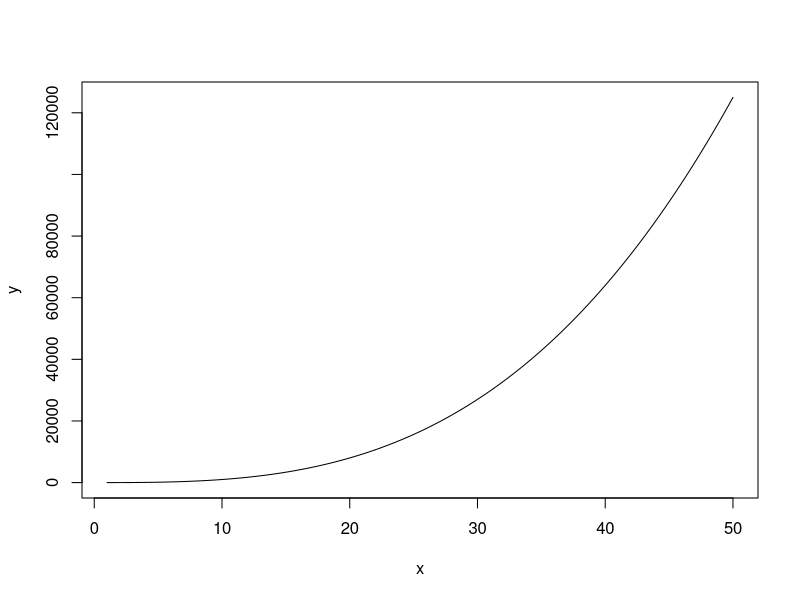
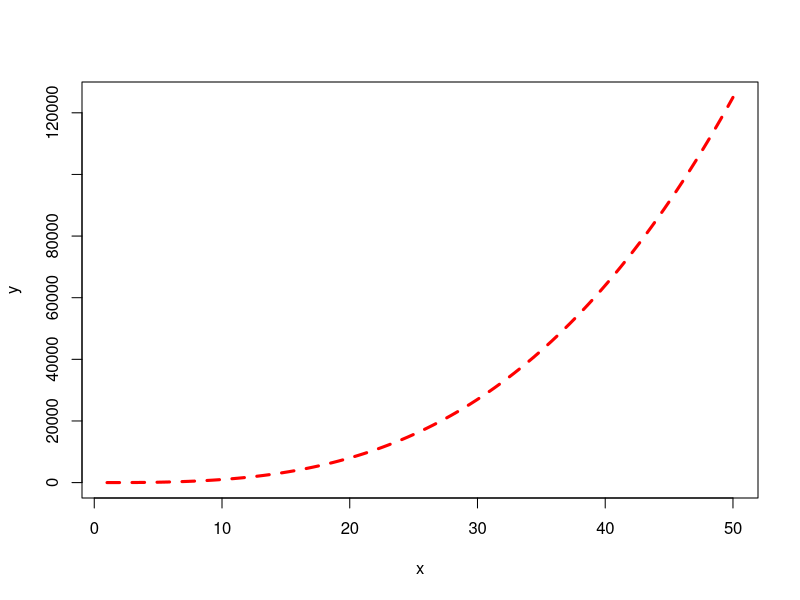
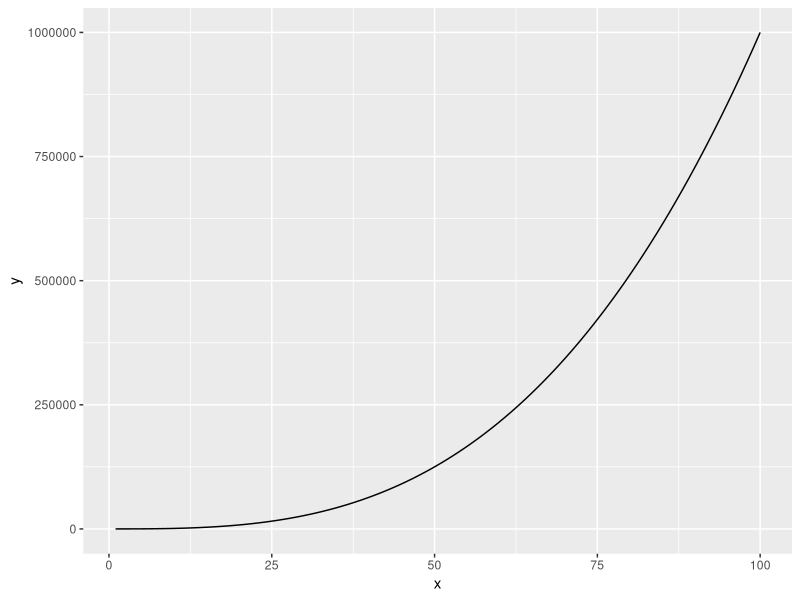
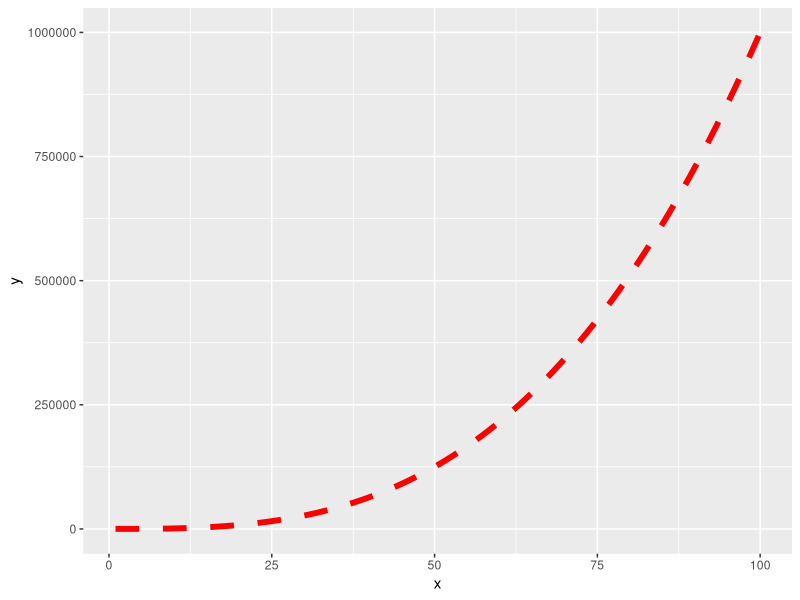

Reproduce these figures in R, in order.
# plot function curve using base R
# plot curve using x-axis range of 1 to 50
curve(x^3, from=1, to=50, xlab="x", ylab="y")

# modify curve
curve(x^3, from=1, to=50, xlab = "x", ylab="y", lwd=3, col="red", lty="dashed")

# plot function curve using ggplot2
library("ggplot2")

# define data frame
df <- data.frame(x=c(1, 100))

# define function
eq=function(x){x^3}

# plot curve in ggplot2
ggplot(data = df, aes(x=x)) +
  stat_function(fun=eq)

# plot curve in ggplot2 with custon apperance
ggplot(data=df, aes(x=x)) +
  stat_function(fun=eq, lwd=2, col="red", lty="dashed")
